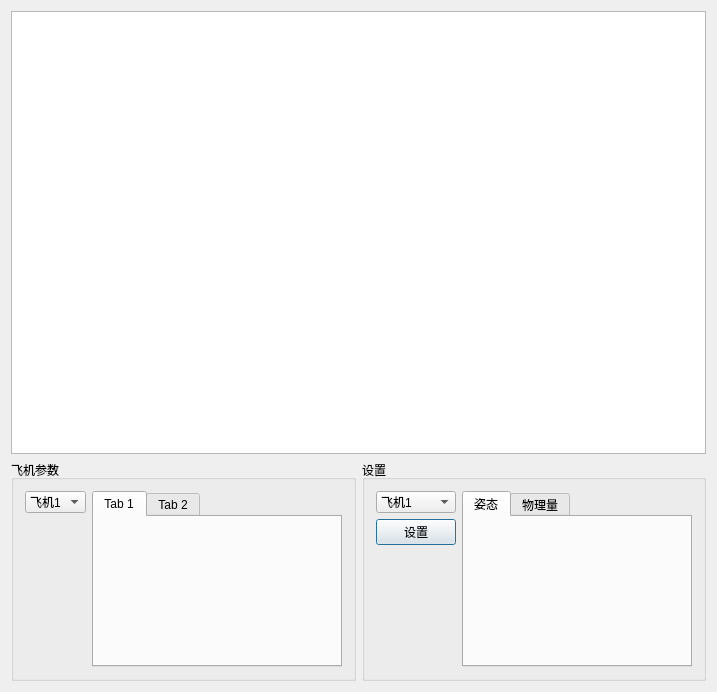
<?xml version="1.0" encoding="UTF-8"?>
<ui version="4.0">
 <class>MainDialog</class>
 <widget class="QDialog" name="MainDialog">
  <property name="geometry">
   <rect>
    <x>0</x>
    <y>0</y>
    <width>717</width>
    <height>692</height>
   </rect>
  </property>
  <property name="windowTitle">
   <string>UVAServer</string>
  </property>
  <layout class="QVBoxLayout" name="verticalLayout_5" stretch="2,1">
   <item>
    <widget class="rOg_image" name="gisView"/>
   </item>
   <item>
    <layout class="QHBoxLayout" name="horizontalLayout_6">
     <item>
      <widget class="QGroupBox" name="groupBox_2">
       <property name="title">
        <string>飞机参数</string>
       </property>
       <layout class="QVBoxLayout" name="verticalLayout_2">
        <item>
         <layout class="QHBoxLayout" name="horizontalLayout_2">
          <item>
           <layout class="QVBoxLayout" name="verticalLayout">
            <item>
             <widget class="QComboBox" name="comboBox_2">
              <item>
               <property name="text">
                <string>飞机1</string>
               </property>
              </item>
              <item>
               <property name="text">
                <string>飞机2</string>
               </property>
              </item>
             </widget>
            </item>
            <item>
             <spacer name="verticalSpacer">
              <property name="orientation">
               <enum>Qt::Vertical</enum>
              </property>
              <property name="sizeHint" stdset="0">
               <size>
                <width>20</width>
                <height>40</height>
               </size>
              </property>
             </spacer>
            </item>
           </layout>
          </item>
          <item>
           <widget class="QTabWidget" name="tabWidget_2">
            <property name="currentIndex">
             <number>0</number>
            </property>
            <widget class="QWidget" name="tab_3">
             <attribute name="title">
              <string>Tab 1</string>
             </attribute>
            </widget>
            <widget class="QWidget" name="tab_4">
             <attribute name="title">
              <string>Tab 2</string>
             </attribute>
            </widget>
           </widget>
          </item>
         </layout>
        </item>
       </layout>
      </widget>
     </item>
     <item>
      <widget class="QGroupBox" name="groupBox">
       <property name="title">
        <string>设置</string>
       </property>
       <layout class="QVBoxLayout" name="verticalLayout_4">
        <item>
         <layout class="QHBoxLayout" name="horizontalLayout_3">
          <item>
           <layout class="QVBoxLayout" name="verticalLayout_3">
            <item>
             <widget class="QComboBox" name="comboBox">
              <item>
               <property name="text">
                <string>飞机1</string>
               </property>
              </item>
              <item>
               <property name="text">
                <string>飞机2</string>
               </property>
              </item>
             </widget>
            </item>
            <item>
             <widget class="QPushButton" name="pushButton">
              <property name="text">
               <string>设置</string>
              </property>
             </widget>
            </item>
            <item>
             <spacer name="verticalSpacer_2">
              <property name="orientation">
               <enum>Qt::Vertical</enum>
              </property>
              <property name="sizeHint" stdset="0">
               <size>
                <width>20</width>
                <height>40</height>
               </size>
              </property>
             </spacer>
            </item>
           </layout>
          </item>
          <item>
           <widget class="QTabWidget" name="tabWidget">
            <property name="currentIndex">
             <number>0</number>
            </property>
            <widget class="QWidget" name="tab">
             <attribute name="title">
              <string>姿态</string>
             </attribute>
             <widget class="QWidget" name="layoutWidget_3">
              <property name="geometry">
               <rect>
                <x>20</x>
                <y>40</y>
                <width>132</width>
                <height>22</height>
               </rect>
              </property>
              <layout class="QHBoxLayout" name="horizontalLayout_4">
               <item>
                <widget class="QLabel" name="label_4">
                 <property name="text">
                  <string>俯仰 [deg]:</string>
                 </property>
                </widget>
               </item>
               <item>
                <widget class="QDoubleSpinBox" name="doubleSpinBox_4"/>
               </item>
              </layout>
             </widget>
             <widget class="QWidget" name="layoutWidget_4">
              <property name="geometry">
               <rect>
                <x>20</x>
                <y>70</y>
                <width>132</width>
                <height>22</height>
               </rect>
              </property>
              <layout class="QHBoxLayout" name="horizontalLayout_5">
               <item>
                <widget class="QLabel" name="label_5">
                 <property name="text">
                  <string>偏航 [deg]:</string>
                 </property>
                </widget>
               </item>
               <item>
                <widget class="QDoubleSpinBox" name="doubleSpinBox_5"/>
               </item>
              </layout>
             </widget>
             <widget class="QWidget" name="layoutWidget_8">
              <property name="geometry">
               <rect>
                <x>20</x>
                <y>100</y>
                <width>132</width>
                <height>22</height>
               </rect>
              </property>
              <layout class="QHBoxLayout" name="horizontalLayout_9">
               <item>
                <widget class="QLabel" name="label_9">
                 <property name="text">
                  <string>空速 [kts]:</string>
                 </property>
                </widget>
               </item>
               <item>
                <widget class="QDoubleSpinBox" name="doubleSpinBox_9"/>
               </item>
              </layout>
             </widget>
             <widget class="QWidget" name="layoutWidget_9">
              <property name="geometry">
               <rect>
                <x>20</x>
                <y>130</y>
                <width>132</width>
                <height>22</height>
               </rect>
              </property>
              <layout class="QHBoxLayout" name="horizontalLayout_10">
               <item>
                <widget class="QLabel" name="label_10">
                 <property name="text">
                  <string>高度 [ft]:</string>
                 </property>
                </widget>
               </item>
               <item>
                <widget class="QDoubleSpinBox" name="doubleSpinBox_10"/>
               </item>
              </layout>
             </widget>
             <widget class="QWidget" name="layoutWidget">
              <property name="geometry">
               <rect>
                <x>20</x>
                <y>10</y>
                <width>132</width>
                <height>22</height>
               </rect>
              </property>
              <layout class="QHBoxLayout" name="horizontalLayout">
               <item>
                <widget class="QLabel" name="label">
                 <property name="text">
                  <string>横滚 [deg]:</string>
                 </property>
                </widget>
               </item>
               <item>
                <widget class="QDoubleSpinBox" name="doubleSpinBox"/>
               </item>
              </layout>
             </widget>
            </widget>
            <widget class="QWidget" name="tab_2">
             <attribute name="title">
              <string>物理量</string>
             </attribute>
            </widget>
           </widget>
          </item>
         </layout>
        </item>
       </layout>
      </widget>
     </item>
    </layout>
   </item>
  </layout>
 </widget>
 <layoutdefault spacing="6" margin="11"/>
 <customwidgets>
  <customwidget>
   <class>rOg_image</class>
   <extends>QGraphicsView</extends>
   <header>components/rog_image.h</header>
  </customwidget>
 </customwidgets>
 <resources/>
 <connections/>
</ui>
